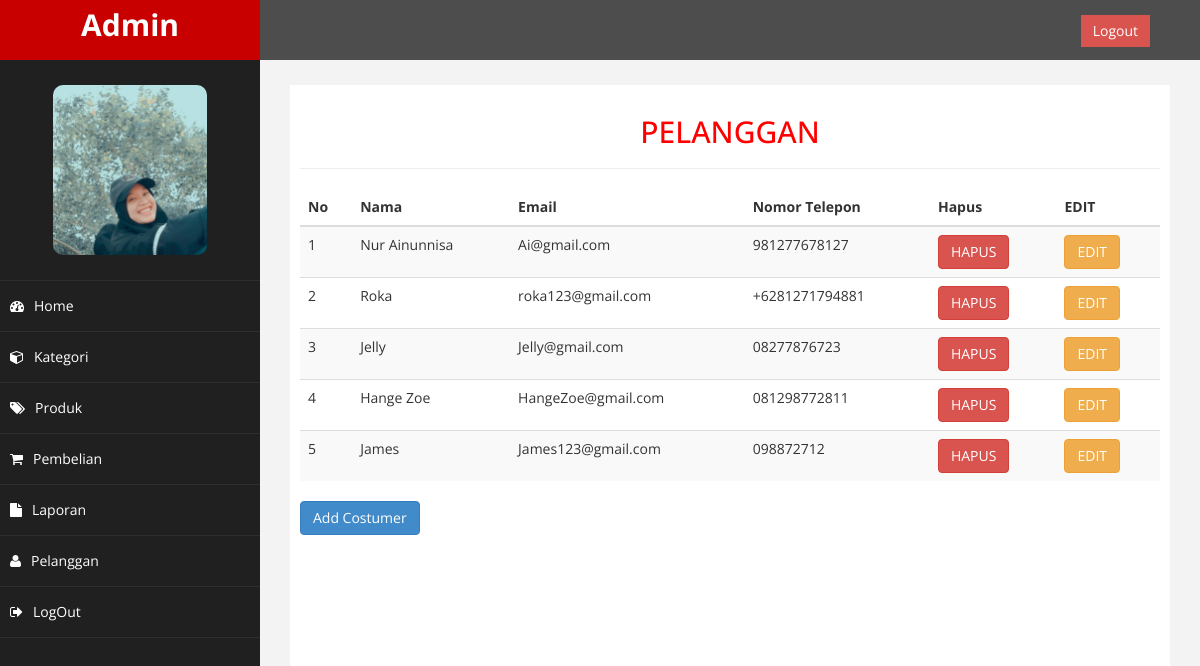
Page /admin/index.php?halaman=pelanggan (signed in) on the committed database.
### tables this page shows
CREATE TABLE `pelanggan` (
  `id_pelanggan` int(11) NOT NULL,
  `email_pelanggan` varchar(100) NOT NULL,
  `password_pelanggan` varchar(50) NOT NULL,
  `nama_pelanggan` varchar(100) NOT NULL,
  `telepon_pelanggan` varchar(25) NOT NULL,
  `alamat_pelanggan` text NOT NULL
);

### admin/pelanggan.php (the view)
<center><h2>PELANGGAN</h2></center>
<hr>
<table  class="table table-striped table-hover">
    <thead>
        <tr>
            <th>No</th>
            <th>Nama</th>
            <th>Email</th>
            <th>Nomor Telepon</th>
            <th>Hapus</th>
            <th>EDIT</th>
        </tr>
    </thead>
    <tbody>
        <?php $nomor=1; ?>
        <?php $ambil=$koneksi->query("SELECT * FROM pelanggan"); ?>
        <?php while($pecah = $ambil-> fetch_assoc()){ ?>
        <tr>
            <td><?php echo $nomor; ?></td>
            <td><?php echo $pecah['nama_pelanggan']; ?></td>
            <td><?php echo $pecah['email_pelanggan']; ?></td>
            <td><?php echo $pecah['telepon_pelanggan']; ?></td>
            <td>
                <a href="index.php?halaman=hapuspelanggan&id=<?php echo $pecah['id_pelanggan'];?>" class="btn btn-danger" onclick="return confirm('are you sure you want to delete?')">HAPUS</a>
            </td>
            <td>
                <a href="index.php?halaman=ubahpelanggan&id=<?php echo $pecah['id_pelanggan'];?>" class="btn btn-warning">EDIT</a>
            </td>
        </tr>
        <?php $nomor++; ?>
        <?php } ?>
    </tbody>
</table>
<a href="index.php?halaman=tambahpelanggan" class="btn btn-primary">Add Costumer</a>

### admin/assets/css/custom.css (style rules this page uses)
body { font-family: 'Open Sans', sans-serif; }
h2 { color: #f00; }

### rows in the picture
pelanggan: nama_pelanggan "Nur Ainunnisa", email_pelanggan "Ai@gmail.com", telepon_pelanggan "981277678127"
pelanggan: nama_pelanggan "Roka", email_pelanggan "roka123@gmail.com", telepon_pelanggan "+6281271794881"
pelanggan: nama_pelanggan "Jelly", email_pelanggan "Jelly@gmail.com", telepon_pelanggan "08277876723"
pelanggan: nama_pelanggan "Hange Zoe", email_pelanggan "HangeZoe@gmail.com", telepon_pelanggan "081298772811"
pelanggan: nama_pelanggan "James", email_pelanggan "James123@gmail.com", telepon_pelanggan "098872712"
